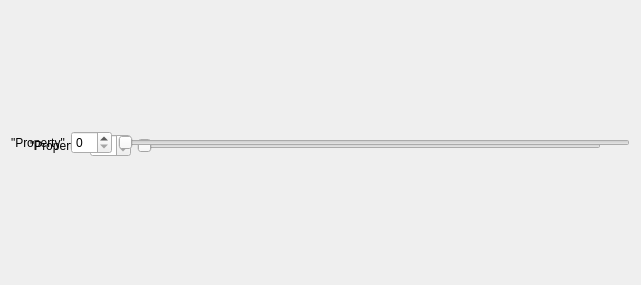
<?xml version="1.0" encoding="UTF-8"?>
<ui version="4.0">
 <class>PropertySlider</class>
 <widget class="QWidget" name="PropertySlider">
  <property name="geometry">
   <rect>
    <x>0</x>
    <y>0</y>
    <width>641</width>
    <height>285</height>
   </rect>
  </property>
  <property name="windowTitle">
   <string>Form</string>
  </property>
  <widget class="QWidget" name="horizontalLayoutWidget">
   <property name="geometry">
    <rect>
     <x>30</x>
     <y>50</y>
     <width>571</width>
     <height>191</height>
    </rect>
   </property>
   <layout class="QHBoxLayout" name="horizontalLayout">
    <item>
     <widget class="QLabel" name="Label">
      <property name="text">
       <string>&quot;Property&quot;</string>
      </property>
     </widget>
    </item>
    <item>
     <widget class="QSpinBox" name="SpinBox">
      <property name="stepType">
       <enum>QAbstractSpinBox::DefaultStepType</enum>
      </property>
      <property name="value">
       <number>0</number>
      </property>
      <property name="displayIntegerBase">
       <number>10</number>
      </property>
     </widget>
    </item>
    <item>
     <widget class="QSlider" name="Slider">
      <property name="orientation">
       <enum>Qt::Horizontal</enum>
      </property>
     </widget>
    </item>
   </layout>
  </widget>
  <layout class="QHBoxLayout" name="horizontalLayout_2">
   <item>
    <layout class="QHBoxLayout" name="horizontalLayout">
     <item>
      <widget class="QLabel" name="label">
       <property name="text">
        <string>&quot;Property&quot;</string>
       </property>
      </widget>
     </item>
     <item>
      <widget class="QSpinBox" name="spinBox"/>
     </item>
     <item>
      <widget class="QSlider" name="horizontalSlider">
       <property name="orientation">
        <enum>Qt::Horizontal</enum>
       </property>
      </widget>
     </item>
    </layout>
   </item>
  </layout>
 </widget>
 <resources/>
 <connections>
  <connection>
   <sender>Slider</sender>
   <signal>valueChanged(int)</signal>
   <receiver>SpinBox</receiver>
   <slot>setValue(int)</slot>
   <hints>
    <hint type="sourcelabel">
     <x>279</x>
     <y>125</y>
    </hint>
    <hint type="destinationlabel">
     <x>130</x>
     <y>125</y>
    </hint>
   </hints>
  </connection>
  <connection>
   <sender>SpinBox</sender>
   <signal>valueChanged(int)</signal>
   <receiver>Slider</receiver>
   <slot>setValue(int)</slot>
   <hints>
    <hint type="sourcelabel">
     <x>130</x>
     <y>125</y>
    </hint>
    <hint type="destinationlabel">
     <x>279</x>
     <y>125</y>
    </hint>
   </hints>
  </connection>
 </connections>
</ui>
